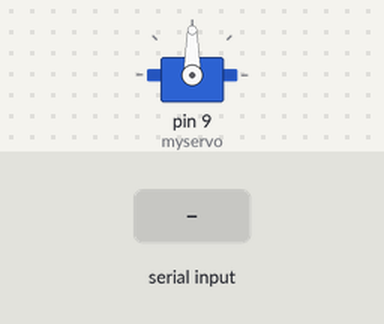
This sketch was run on a simulated Arduino Uno, built with avr-gcc and run on an emulated ATmega328P. On the bench: servo. Inputs (shaded band) come from the test bench. What the sketch prints to the serial monitor is not drawn.

Above: at 1.2 s.
1.3 s: byte 30 received over Serial
At 1.7 s:
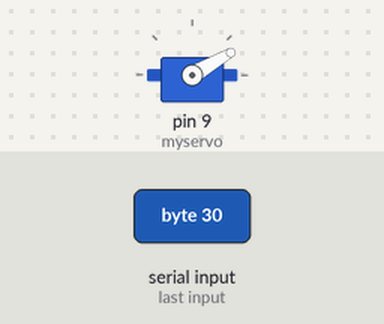
2.8 s: byte 120 received over Serial
At 4.0 s:
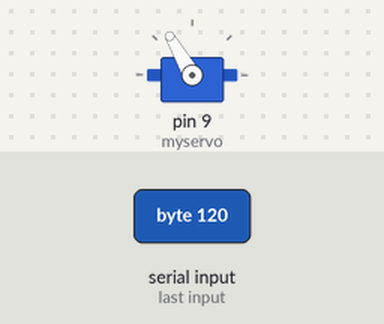
4.3 s: byte 90 received over Serial
At 5.2 s:
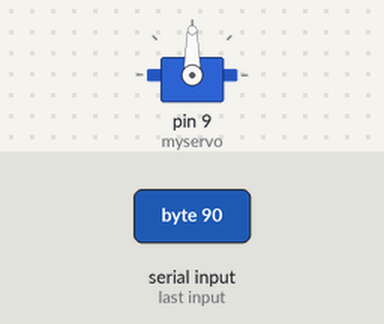
Timing chart, 0 to 7.3 s (numbered marks = the images above; inputs shaded):
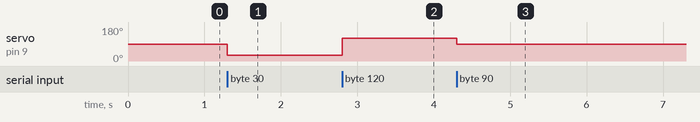

Measured:
- after the input at 1.3 s, servo on pin 9 (myservo): 90° → 30° at once
- after the input at 2.8 s, servo on pin 9 (myservo): 30° → 120° at once
- after the input at 4.3 s, servo on pin 9 (myservo): 120° → 90° at once

The sketch:

servoMotorControl.ino
```cpp
#include <Servo.h>

Servo myservo;

void setup() {
  Serial.begin(9600);
  myservo.attach(9);// initialize serial communications
  pinMode(0, OUTPUT);
}

void loop() {

  if (Serial.available() > 0) { // if there's serial data available
    int inByte = Serial.read();   // read it
    Serial.write(inByte);         // send it back out as raw binary data
    analogWrite(0,  inByte);
    myservo.write(inByte);
  }

}
```
